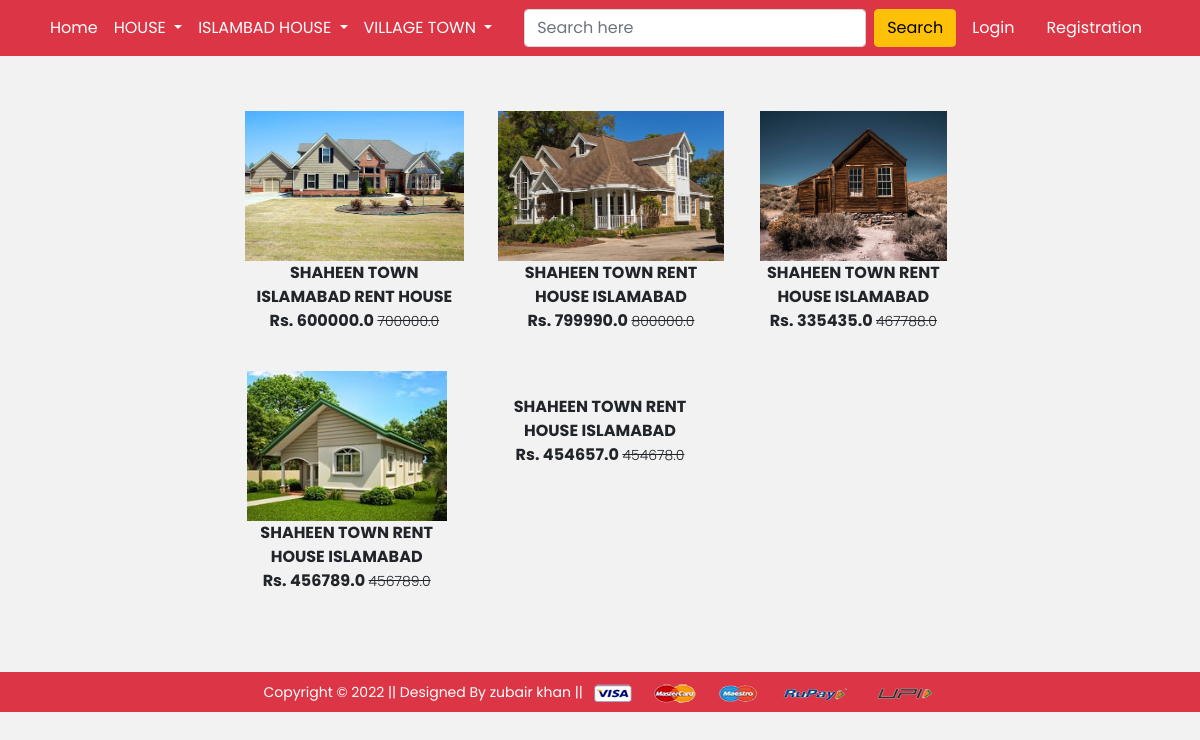
Screenshot of /shaheentown/ with the database file from the repository.
### app/models.py (models this page shows, shortened)
class Product(models.Model):
    title = models.CharField(max_length=100)
    selling_price = models.FloatField()
    discounted_price = models.FloatField()
    description = models.TextField()
    brand = models.CharField(max_length=100)
    category = models.CharField(choices=CATEGORY_CHOICES, max_length=2)
    product_image = models.ImageField(upload_to='productimg')

### app/views.py (the view)
# urls.py: path('shaheentown/', views.shaheentown, name='shaheentown'),
def shaheentown(request, data=None):
    if data == None:
        shaheentown = Product.objects.filter(category='FT')
    elif data == 'Voit' or data == 'Nike':
        shaheentown = Product.objects.filter(category='FT').filter(brand=data)
    return render(request, 'app/shaheentown.html', {'shaheentown': shaheentown})

### app/templates/app/shaheentown.html (shortened to what this page needs)
{% extends 'app/base.html' %} {% load static %}  {% block main-content %}
<div class="container my-5">
  <div class="row">
    <div class="col-sm-2">
    </div>
    <div class="col-sm-8">
      <div class="row">
        {% for product in shaheentown %}
        <div class="col-sm-4 text-center mb-4">
          <a href="{% url 'product-detail' product.id %}" class="btn">
            <div class="item">
              <img
                src="{{product.product_image.url}}"
                alt=""
                height="150"
                class=""
              />
              <div class="fw-bold">{{product.title}}</div>
              <div class="fw-bold">
                Rs. {{product.discounted_price}}
                <small class="fw-light text-decoration-line-through"
                  >{{product.selling_price}}</small
                >
              </div>
            </div>
          </a>
        </div>
        {% endfor %}
      </div>
    </div>
  </div>
</div>
{% endblock main-content %}

### app/static/app/css/style.css (style rules this page uses)
* { margin: 0; padding: 0; user-select: none; box-sizing: border-box; font-family: "Poppins", sans-serif; }
body { background: #f2f2f2; }

### rows the page displays
Product: product_image (picture), title "SHAHEEN TOWN ISLAMABAD RENT HOUSE", discounted_price "600000.0", selling_price "700000.0"
Product: product_image (picture), title "SHAHEEN TOWN RENT HOUSE ISLAMABAD", discounted_price "799990.0", selling_price "800000.0"
Product: product_image (picture), title "SHAHEEN TOWN RENT HOUSE ISLAMABAD", discounted_price "335435.0", selling_price "467788.0"
Product: product_image (picture), title "SHAHEEN TOWN RENT HOUSE ISLAMABAD", discounted_price "456789.0", selling_price "456789.0"
Product: title "SHAHEEN TOWN RENT HOUSE ISLAMABAD", discounted_price "454657.0", selling_price "454678.0"
